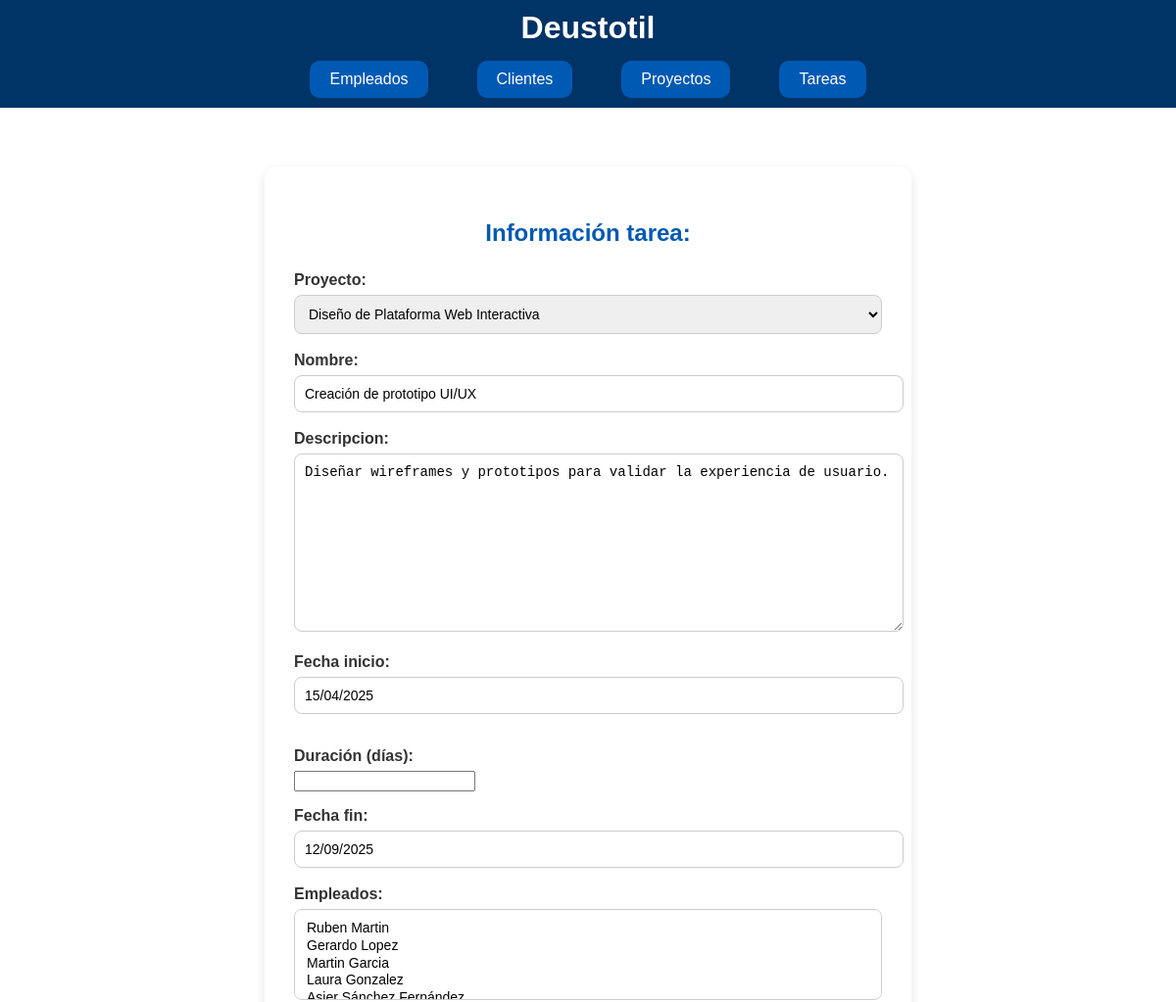
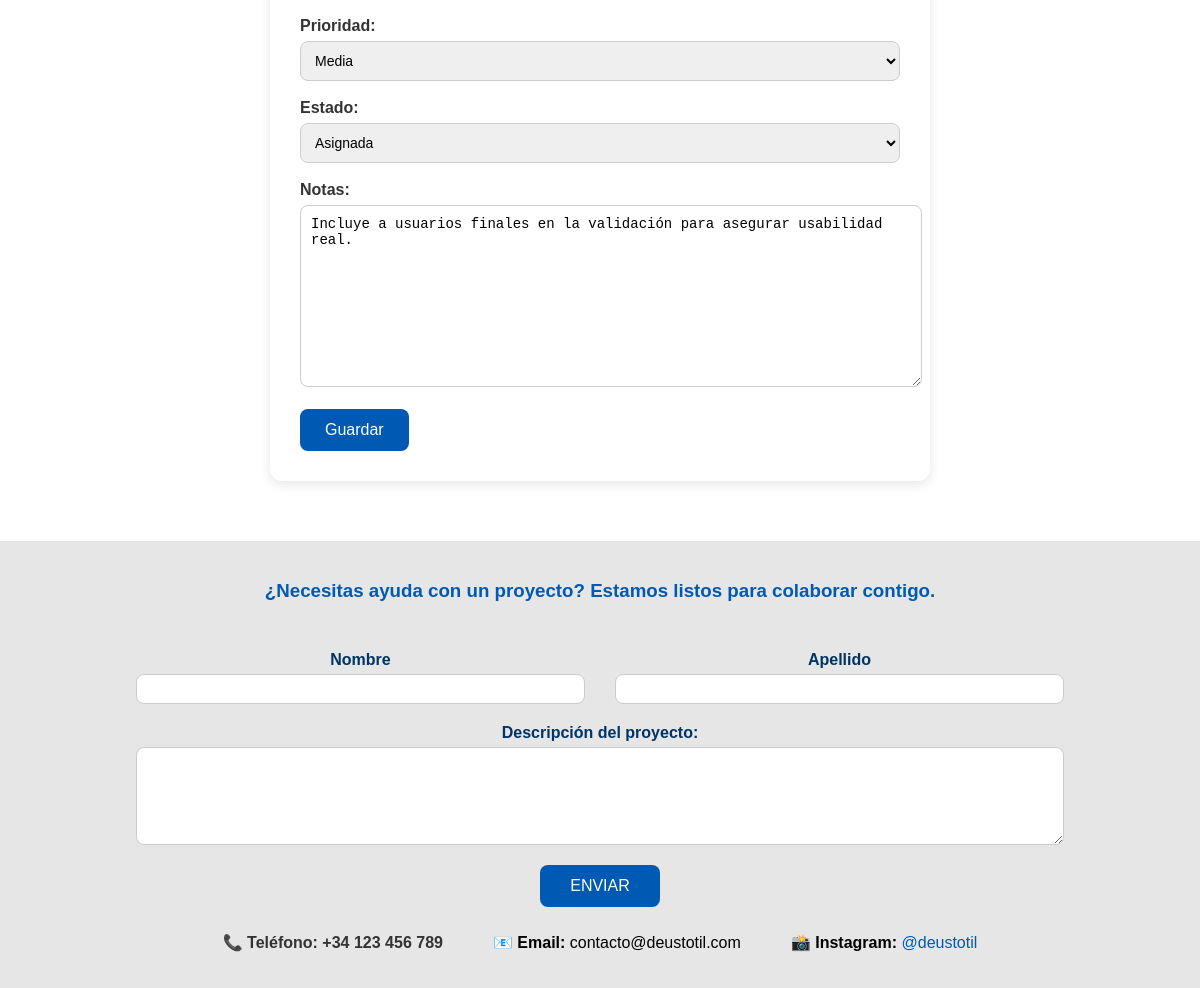
Screenshot of /deustotil/2/modificar_tarea (signed in) with the database file from the repository (2 pictures, top to bottom).
### appEmpresaDjango/models.py (models this page shows, shortened)
class Tarea(models.Model):
    PRIORIDAD_CHOICES = [
        ('alta', 'Alta'),
        ('media', 'Media'),
        ('baja', 'Baja'),
    ]
    ESTADO_CHOICES = [
        ('abierta', 'Abierta'),
        ('asignada', 'Asignada'),
        ('en_proceso', 'En proceso'),
        ('finalizada', 'Finalizada'),
    ]
    proyecto = models.ForeignKey(Proyecto, on_delete=models.CASCADE, related_name='tareas')
    nombre = models.CharField(max_length=100)
    descripcion = models.TextField()
    fecha_inicio = models.DateField()
    fecha_fin = models.DateField()
    empleados = models.ManyToManyField(Empleado,blank=True, related_name='tareas')
    prioridad = models.CharField(max_length=10, choices=PRIORIDAD_CHOICES)
    estado = models.CharField(max_length=15, choices=ESTADO_CHOICES)
    notas = models.TextField(blank=True)

### appEmpresaDjango/views.py (the view)
# urls.py: path('<int:pk>/modificar_tarea', views.UpdateTareaView.as_view(), name='modificar_tarea'),
class UpdateTareaView(LoginRequiredMixin, UpdateView):
    model = Tarea
    form_class = TareaFormulario
    template_name = 'tarea_formulario.html'
    success_url = reverse_lazy('lista_tarea')
    login_url = '/login/'

### appEmpresaDjango/forms.py
class TareaFormulario(forms.ModelForm):
    duracion = forms.IntegerField(label='Duración (días)', required=False, min_value=0)
    class Meta:
        model = Tarea
        fields = '__all__'

### appEmpresaDjango/models.py (called while the page is built)
    def __str__(self):
        return f"{self.nombre} {self.apellidos}"

    def __str__(self):
        return self.nombre

### appEmpresaDjango/templates/tarea_formulario.html (shortened to what this page needs)
{% extends "base.html" %}
{% load static %}
{% block content %}
<section id="contenido" class="formulario1">
    <h1>Información tarea:</h1>
    <form method="post">
        {{ form.proyecto.label_tag }} {{ form.proyecto }}
        {{ form.nombre.label_tag }} {{ form.nombre }}
        {{ form.descripcion.label_tag }} {{ form.descripcion }}
        {{ form.fecha_inicio.label_tag }} {{ form.fecha_inicio }}
        <p>
            <label for="{{ form.duracion.id_for_label }}">Duración (días):</label>
            {{ form.duracion }}
        </p>
        {{ form.fecha_fin.label_tag }} {{ form.fecha_fin }}
        {{ form.empleados.label_tag }} {{ form.empleados }}
        {{ form.prioridad.label_tag }} {{ form.prioridad }}
        {{ form.estado.label_tag }} {{ form.estado }}
        {{ form.notas.label_tag }} {{ form.notas }}
        <input type="submit" value="Guardar">
    </form>
</section>
{% endblock %}

### appEmpresaDjango/static/css/estilo.css (style rules this page uses)
.cuerpo-principal { font-family: Arial, sans-serif; background-color: #f2f2f2; margin: 0; padding: 0; }
.formulario1 { max-width: 600px; margin: 40px auto; background-color: #ffffff; padding: 30px; border-radius: 12px; box-shadow: 0 4px 12px rgba(0, 0, 0, 0.1); font-family: Arial, sans-serif; }
.formulario1 h1 { text-align: center; margin-bottom: 25px; color: #0059b3; font-size: 24px; }
.formulario1 label { display: block; margin-bottom: 6px; font-weight: bold; color: #333; }
.formulario1 input[type="text"], .formulario1 input[type="email"], .formulario1 input[type="date"], .formulario1 select, .formulario1 textarea { width: 100%; padding: 10px; margin-bottom: 18px; border: 1px solid #ccc; border-radius: 8px; font-size: 14px; transition: border-color 0.2s; }
.formulario1 input[type="submit"] { background-color: #0059b3; color: white; padding: 12px 25px; border: none; border-radius: 8px; cursor: pointer; font-size: 16px; transition: background-color 0.3s; }

### rows the page displays
Tarea: proyecto "Diseño de Plataforma Web Interactiva", nombre "Creación de prototipo UI/UX", descripcion "Diseñar wireframes y prototipos para validar la experiencia de usuario.", fecha_inicio "15/04/2025", fecha_fin "12/09/2025", prioridad "Media", estado "Asignada", notas "Incluye a usuarios finales en la validación para asegurar usabilidad real."
